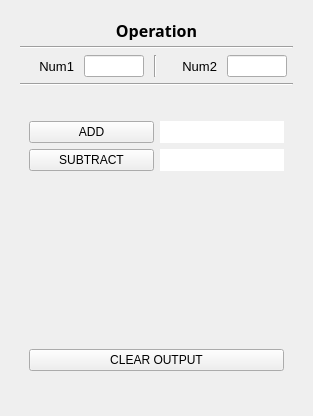
<?xml version="1.0" encoding="UTF-8"?>
<ui version="4.0">
 <class>Form</class>
 <widget class="QWidget" name="Form">
  <property name="geometry">
   <rect>
    <x>0</x>
    <y>0</y>
    <width>313</width>
    <height>416</height>
   </rect>
  </property>
  <property name="minimumSize">
   <size>
    <width>313</width>
    <height>416</height>
   </size>
  </property>
  <property name="maximumSize">
   <size>
    <width>313</width>
    <height>416</height>
   </size>
  </property>
  <property name="windowTitle">
   <string>Form</string>
  </property>
  <layout class="QGridLayout" name="gridLayout">
   <item row="0" column="0">
    <widget class="QWidget" name="widget" native="true">
     <layout class="QGridLayout" name="gridLayout_2">
      <item row="2" column="0" colspan="5">
       <widget class="QWidget" name="widget_2" native="true">
        <property name="maximumSize">
         <size>
          <width>16777215</width>
          <height>30</height>
         </size>
        </property>
        <layout class="QGridLayout" name="gridLayout_3">
         <property name="leftMargin">
          <number>0</number>
         </property>
         <property name="topMargin">
          <number>0</number>
         </property>
         <property name="rightMargin">
          <number>0</number>
         </property>
         <property name="bottomMargin">
          <number>0</number>
         </property>
         <property name="verticalSpacing">
          <number>0</number>
         </property>
         <item row="0" column="0">
          <widget class="QLabel" name="label_3">
           <property name="minimumSize">
            <size>
             <width>30</width>
             <height>0</height>
            </size>
           </property>
           <property name="maximumSize">
            <size>
             <width>50</width>
             <height>20</height>
            </size>
           </property>
           <property name="font">
            <font>
             <pointsize>10</pointsize>
            </font>
           </property>
           <property name="text">
            <string>Num1</string>
           </property>
           <property name="alignment">
            <set>Qt::AlignRight|Qt::AlignTrailing|Qt::AlignVCenter</set>
           </property>
          </widget>
         </item>
         <item row="0" column="5">
          <widget class="QLabel" name="label_4">
           <property name="minimumSize">
            <size>
             <width>30</width>
             <height>0</height>
            </size>
           </property>
           <property name="maximumSize">
            <size>
             <width>50</width>
             <height>20</height>
            </size>
           </property>
           <property name="font">
            <font>
             <pointsize>10</pointsize>
            </font>
           </property>
           <property name="text">
            <string>Num2</string>
           </property>
           <property name="alignment">
            <set>Qt::AlignRight|Qt::AlignTrailing|Qt::AlignVCenter</set>
           </property>
          </widget>
         </item>
         <item row="0" column="2">
          <widget class="Line" name="line_2">
           <property name="orientation">
            <enum>Qt::Vertical</enum>
           </property>
          </widget>
         </item>
         <item row="0" column="6">
          <widget class="QLineEdit" name="num2">
           <property name="maximumSize">
            <size>
             <width>60</width>
             <height>16777215</height>
            </size>
           </property>
           <property name="font">
            <font>
             <weight>75</weight>
             <bold>true</bold>
            </font>
           </property>
           <property name="alignment">
            <set>Qt::AlignCenter</set>
           </property>
          </widget>
         </item>
         <item row="0" column="1">
          <widget class="QLineEdit" name="num1">
           <property name="maximumSize">
            <size>
             <width>60</width>
             <height>16777215</height>
            </size>
           </property>
           <property name="font">
            <font>
             <weight>75</weight>
             <bold>true</bold>
            </font>
           </property>
           <property name="alignment">
            <set>Qt::AlignCenter</set>
           </property>
          </widget>
         </item>
        </layout>
       </widget>
      </item>
      <item row="5" column="0" colspan="5">
       <widget class="QWidget" name="widget_3" native="true">
        <layout class="QGridLayout" name="gridLayout_4">
         <item row="3" column="0">
          <spacer name="verticalSpacer">
           <property name="orientation">
            <enum>Qt::Vertical</enum>
           </property>
           <property name="sizeHint" stdset="0">
            <size>
             <width>20</width>
             <height>40</height>
            </size>
           </property>
          </spacer>
         </item>
         <item row="2" column="0">
          <widget class="QPushButton" name="subButton">
           <property name="text">
            <string>SUBTRACT</string>
           </property>
          </widget>
         </item>
         <item row="1" column="0">
          <widget class="QPushButton" name="addButton">
           <property name="text">
            <string>ADD</string>
           </property>
          </widget>
         </item>
         <item row="2" column="1">
          <widget class="QLabel" name="subOutput">
           <property name="font">
            <font>
             <family>Century Gothic</family>
             <pointsize>10</pointsize>
             <weight>75</weight>
             <bold>true</bold>
            </font>
           </property>
           <property name="styleSheet">
            <string notr="true">color: rgb(0, 170, 0);
background-color: rgb(255, 255, 255);</string>
           </property>
           <property name="text">
            <string/>
           </property>
           <property name="alignment">
            <set>Qt::AlignCenter</set>
           </property>
          </widget>
         </item>
         <item row="1" column="1">
          <widget class="QLabel" name="addOutput">
           <property name="font">
            <font>
             <family>Century Gothic</family>
             <pointsize>10</pointsize>
             <weight>75</weight>
             <bold>true</bold>
            </font>
           </property>
           <property name="styleSheet">
            <string notr="true">color: rgb(0, 170, 0);
background-color: rgb(255, 255, 255);</string>
           </property>
           <property name="text">
            <string/>
           </property>
           <property name="alignment">
            <set>Qt::AlignCenter</set>
           </property>
          </widget>
         </item>
         <item row="4" column="0" colspan="2">
          <widget class="QPushButton" name="pushButton_3">
           <property name="text">
            <string>CLEAR OUTPUT</string>
           </property>
          </widget>
         </item>
         <item row="0" column="0" colspan="2">
          <widget class="QLabel" name="label_5">
           <property name="text">
            <string/>
           </property>
           <property name="alignment">
            <set>Qt::AlignCenter</set>
           </property>
          </widget>
         </item>
        </layout>
       </widget>
      </item>
      <item row="0" column="0" colspan="5">
       <widget class="QLabel" name="label">
        <property name="maximumSize">
         <size>
          <width>16777215</width>
          <height>20</height>
         </size>
        </property>
        <property name="font">
         <font>
          <family>Century Gothic</family>
          <pointsize>12</pointsize>
          <weight>75</weight>
          <bold>true</bold>
         </font>
        </property>
        <property name="text">
         <string>Operation</string>
        </property>
        <property name="alignment">
         <set>Qt::AlignCenter</set>
        </property>
       </widget>
      </item>
      <item row="6" column="0">
       <widget class="QLabel" name="label_2">
        <property name="maximumSize">
         <size>
          <width>16777215</width>
          <height>10</height>
         </size>
        </property>
        <property name="text">
         <string/>
        </property>
       </widget>
      </item>
      <item row="1" column="0" colspan="5">
       <widget class="Line" name="line">
        <property name="orientation">
         <enum>Qt::Horizontal</enum>
        </property>
       </widget>
      </item>
      <item row="3" column="0" colspan="5">
       <widget class="Line" name="line_3">
        <property name="orientation">
         <enum>Qt::Horizontal</enum>
        </property>
       </widget>
      </item>
     </layout>
    </widget>
   </item>
  </layout>
 </widget>
 <resources/>
 <connections/>
</ui>
